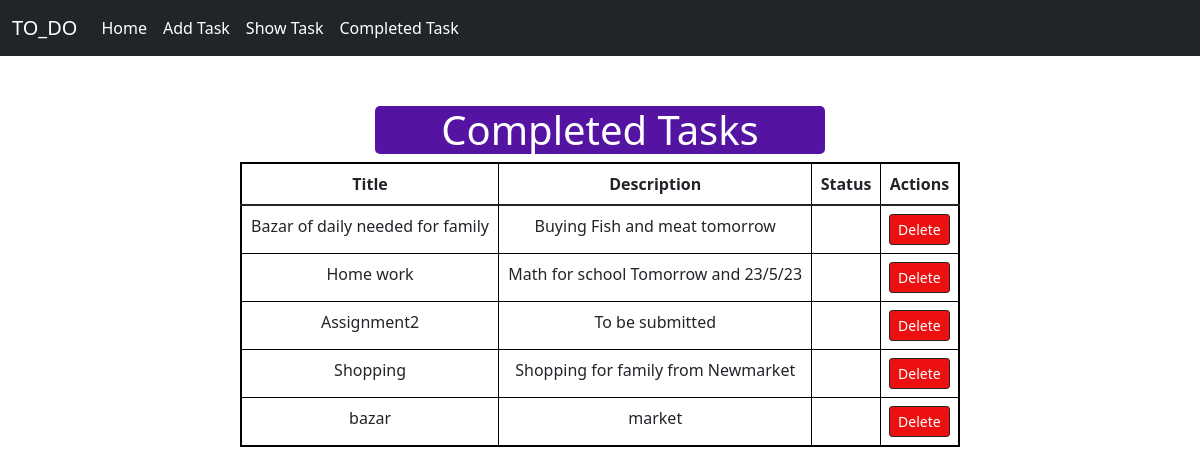
The app's page /completed/ with its own data.
### first_app/models.py (models this page shows)
class Task_Model(models.Model):
    title = models.CharField(max_length=50)
    description = models.CharField(max_length=500)
    is_completed = models.BooleanField(default=False)

### first_app/views.py (the view)
# urls.py: path('completed/', views.completed_task_list, name = 'completed_all'),
def completed_task_list(request):
    task = Task_Model.objects.filter(is_completed=True)
    return render(request, 'completed.html', {'task':task})

### first_app/templates/completed.html (shortened to what this page needs)
{% extends 'base.html'%} {% load crispy_forms_tags %}  {% block content %}
<div style="width: 60%; margin: auto; text-align: center; margin-top: 50px; ">
  <div style=" border-radius: 5px; text-align: center; width: 450px;margin: auto; background-color: rgb(85, 19, 161);">
    <h1 style="color: white;">Completed Tasks</h1>
  </div>
  {% if task %}
  <table class="table" style="border: 2px solid black;">
    <thead>
      <tr>
        <th style="border: 1px solid black;">Title</th>
        <th style="border: 1px solid black;">Description</th>
        <th style="border: 1px solid black;">Status</th>
        <th style="border: 1px solid black;">Actions</th>
      </tr>
    </thead>
    <tbody>
      {% for item in task %}
      <tr>
        <td style="border: 1px solid black;">{{item.title}}</td>
        <td style="border: 1px solid black;">{{item.description}}</td>
        <td style="border: 1px solid black;">{{item.status}}</td>
        <td style="border: 1px solid black;"><a href="{% url 'del_task' id=item.id %} "
            style="background-color: rgb(237, 16, 16);" class="btn btn-dark btn-sm">Delete</a>
        </td>
      </tr>
      {% endfor %}
    </tbody>
  </table>
  {% else %}
  <h1 style="text-align: center;">No Task Available</h1>
</div>
{% endif %}
{% endblock %}

### first_app/templates/base.html (shortened to what this page needs)
<!DOCTYPE html>
<html lang="en">
<head>
  <link href="https://cdn.jsdelivr.net/npm/bootstrap@5.1.3/dist/css/bootstrap.min.css" rel="stylesheet"
 />
</head>
<body>
  <nav class="navbar navbar-expand bg-dark">
    <div class="container-fluid">
      <a class="navbar-brand text-white" href="{% url 'home' %}">TO_DO</a>
      <div class="collapse navbar-collapse" id="navbarNavAltMarkup">
        <div class="navbar-nav">
          <a class="nav-link active text-white" aria-current="page" href="{% url 'home' %}">Home</a>
          <a class="nav-link text-white" href="{% url 'add_task' %}">Add Task</a>
          <a class="nav-link text-white" href="{% url 'show_task' %}">Show Task</a>
          <a class="nav-link text-white" href="{% url 'completed_all' %}">Completed Task</a>
        </div>
      </div>
    </div>
  </nav>
  {% block content %}{% endblock %}
</body>
</html>

### records on screen
Task_Model: title "Bazar of daily needed for family", description "Buying Fish and meat tomorrow"
Task_Model: title "Home work", description "Math for school Tomorrow and 23/5/23"
Task_Model: title "Assignment2", description "To be submitted"
Task_Model: title "Shopping", description "Shopping for family from Newmarket"
Task_Model: title "bazar", description "market"
